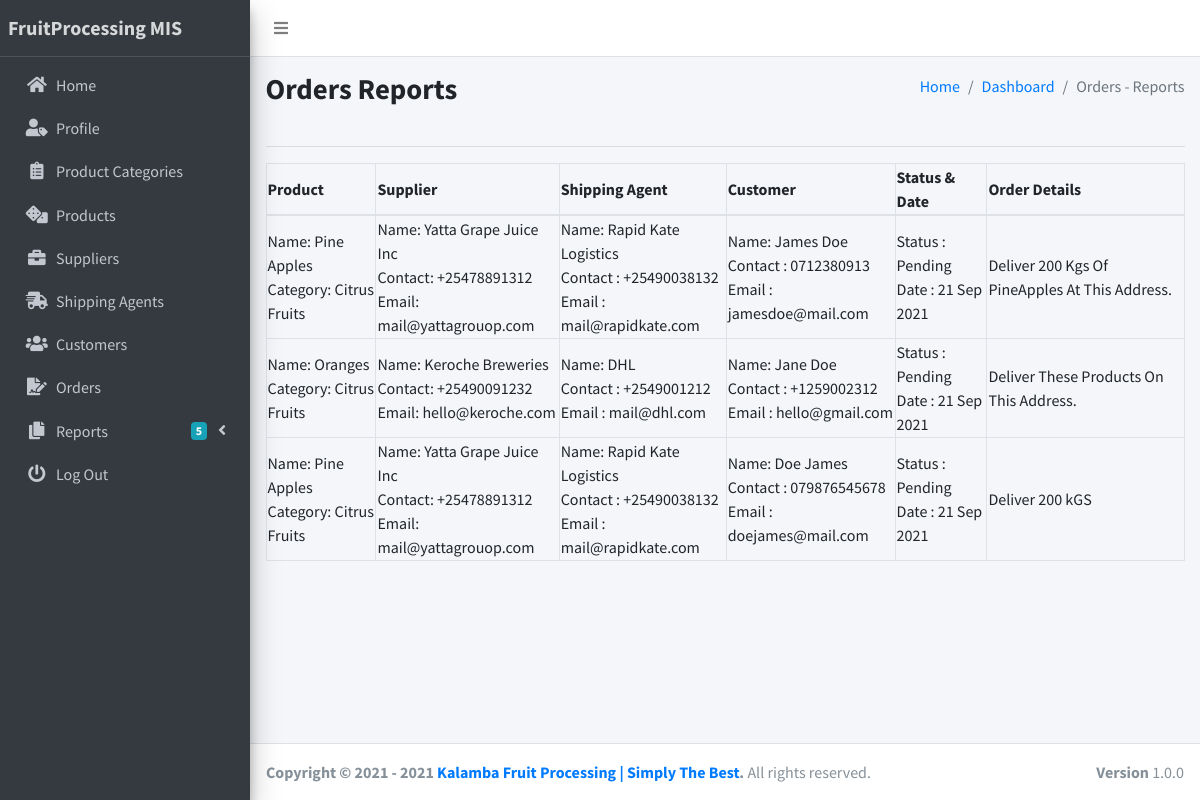
Page /views/reports_orders.php (signed in) on the committed database.
### tables this page shows
CREATE TABLE `settings` (
  `name` longtext NOT NULL,
  `tagline` longtext NOT NULL
);

CREATE TABLE `orders` (
  `o_id` int(200) NOT NULL,
  `o_p_id` int(200) DEFAULT NULL,
  `o_c_id` int(200) DEFAULT NULL,
  `o_s_id` int(200) DEFAULT NULL,
  `o_sa_id` int(200) DEFAULT NULL,
  `o_details` longtext DEFAULT NULL,
  `o_quantity` varchar(200) DEFAULT NULL,
  `o_date` varchar(200) DEFAULT NULL,
  `o_status` varchar(200) DEFAULT NULL
);

CREATE TABLE `products` (
  `p_id` int(200) NOT NULL,
  `p_pc_id` int(200) DEFAULT NULL,
  `p_name` varchar(200) DEFAULT NULL,
  `p_details` longtext DEFAULT NULL,
  `p_quantity` varchar(200) DEFAULT NULL
);

CREATE TABLE `product_categories` (
  `pc_id` int(200) NOT NULL,
  `pc_name` varchar(200) DEFAULT NULL,
  `pc_desc` longtext DEFAULT NULL
);

CREATE TABLE `supplier` (
  `sup_id` int(200) NOT NULL,
  `sup_name` varchar(200) NOT NULL,
  `sup_mobile` varchar(200) NOT NULL,
  `sup_email` varchar(200) NOT NULL,
  `sup_password` varchar(200) NOT NULL
);

CREATE TABLE `shipping_agent` (
  `sa_id` int(200) NOT NULL,
  `sa_name` varchar(200) DEFAULT NULL,
  `sa_mobile` varchar(200) DEFAULT NULL,
  `sa_email` varchar(200) DEFAULT NULL,
  `sa_adr` varchar(200) DEFAULT NULL
);

CREATE TABLE `customer` (
  `cus_id` int(200) NOT NULL,
  `cus_name` varchar(200) DEFAULT NULL,
  `cus_mobile` varchar(200) DEFAULT NULL,
  `cus_email` varchar(200) DEFAULT NULL,
  `cus_password` varchar(200) DEFAULT NULL,
  `cus_adr` varchar(200) DEFAULT NULL
);

### views/reports_orders.php (the view, shortened to what this page needs)
<?php
require_once('../config/config.php');
require_once('../partials/head.php');
?>
<body class="hold-transition sidebar-mini layout-fixed layout-navbar-fixed layout-footer-fixed">
    <div class="wrapper">
        <?php require_once('../partials/navbar.php'); ?>
        <?php require_once('../partials/sidebar.php'); ?>
        <div class="content-wrapper">
            <div class="content-header">
                <div class="container-fluid">
                    <div class="row mb-2">
                        <div class="col-sm-6">
                            <h1 class="m-0 text-bold">Orders Reports</h1>
                        </div>
                        <div class="col-sm-6">
                            <ol class="breadcrumb float-sm-right">
                                <li class="breadcrumb-item"><a href="dashboard">Home</a></li>
                                <li class="breadcrumb-item"><a href="">Dashboard</a></li>
                                <li class="breadcrumb-item active">Orders - Reports</li>
                            </ol>
                        </div>
                    </div>
                </div>
            </div>
            <section class="content">
                <div class="container-fluid">
                    <hr>
                    <div class="row">
                        <div class="col-12">
                            <table id="report" class="table-bordered table-hover">
                                <thead>
                                    <tr>
                                        <th>Product </th>
                                        <th>Supplier </th>
                                        <th>Shipping Agent</th>
                                        <th>Customer</th>
                                        <th>Status & Date</th>
                                        <th>Order Details</th>
                                    </tr>
                                </thead>
                                <tbody>
                                    <?php
                                    $ret = "SELECT * FROM orders o
                                    INNER JOIN products p ON p.p_id = o.o_p_id
                                    INNER JOIN product_categories pc ON pc.pc_id = p.p_pc_id
                                    INNER JOIN supplier s ON s.sup_id = o.o_s_id
                                    INNER JOIN shipping_agent sa ON sa.sa_id = o.o_sa_id
                                    INNER JOIN customer c ON c.cus_id = o.o_c_id
                                    ";
                                    $stmt = $mysqli->prepare($ret);
                                    $stmt->execute();
                                    $res = $stmt->get_result();
                                    while ($orders = $res->fetch_object()) {
                                    ?>
                                        <tr>
                                            <td>
                                                Name: <?php echo $orders->p_name; ?><br>
                                                Category: <?php echo $orders->pc_name; ?>
                                            </td>
                                            <td>
                                                Name: <?php echo $orders->sup_name; ?><br>
                                                Contact: <?php echo $orders->sup_mobile; ?><br>
                                                Email: <?php echo $orders->sup_email; ?>
                                            </td>
                                            <td>
                                                Name: <?php echo $orders->sa_name; ?><br>
                                                Contact : <?php echo $orders->sa_mobile; ?><br>
                                                Email : <?php echo $orders->sa_email; ?>
                                            </td>
                                            <td>
                                                Name: <?php echo $orders->cus_name; ?><br>
                                                Contact : <?php echo $orders->cus_mobile; ?><br>
                                                Email : <?php echo $orders->cus_email; ?>
                                            </td>
                                            <td>
                                                Status : <?php echo $orders->o_status; ?><br>
                                                Date : <?php echo $orders->o_date; ?>
                                            </td>
                                            <td>
                                                <?php echo $orders->o_details; ?>
                                            </td>
                                        </tr>
                                    <?php
                                    } ?>
                                </tbody>
                            </table>
                        </div>
                    </div>
                </div>
            </section>
        </div>
        <?php require_once('../partials/footer.php'); ?>
    </div>
</body>
</html>

### partials/sidebar.php (shortened to what this page needs)
<?php
$ret = "SELECT * FROM `settings` ";
$stmt = $mysqli->prepare($ret);
$stmt->execute();
$res = $stmt->get_result();
while ($sys = $res->fetch_object()) {
?>
    <aside class="main-sidebar sidebar-dark-primary elevation-4">
        <a href="home" class="brand-link">
            <span class="brand-text font-weight-bold">FruitProcessing MIS</span>
        </a>
        <div class="sidebar">
            <nav class="mt-2">
                <ul class="nav nav-pills nav-sidebar flex-column" data-widget="treeview" role="menu" data-accordion="false">
                    <li class="nav-item">
                        <a href="dashboard" class="nav-link">
                            <i class="nav-icon fas fa-home"></i>
                            <p>
                                Home
                            </p>
                        </a>
                    </li>
                    <li class="nav-item">
                        <a href="profile" class="nav-link">
                            <i class="nav-icon fas fa-user-tag"></i>
                            <p>
                                Profile
                            </p>
                        </a>
                    </li>
                    <li class="nav-item">
                        <a href="product_categories" class="nav-link">
                            <i class="nav-icon fas fa-clipboard-list"></i>
                            <p>
                                Product Categories
                            </p>
                        </a>
                    </li>
                    <li class="nav-item">
                        <a href="products" class="nav-link">
                            <i class="nav-icon fas fa-dice"></i>
                            <p>
                                Products
                            </p>
                        </a>
                    </li>
                    <li class="nav-item">
                        <a href="suppliers" class="nav-link">
                            <i class="nav-icon fas fa-briefcase"></i>
                            <p>
                                Suppliers
                            </p>
                        </a>
                    </li>
                    <li class="nav-item">
                        <a href="shipping_agents" class="nav-link">
                            <i class="nav-icon fas fa-shipping-fast"></i>
                            <p>
                                Shipping Agents
                            </p>
                        </a>
                    </li>
                    <li class="nav-item">
                        <a href="customers" class="nav-link">
                            <i class="nav-icon fas fa-users"></i>
                            <p>
                                Customers
                            </p>
                        </a>
                    </li>
                    <li class="nav-item">
                        <a href="orders" class="nav-link">
                            <i class="nav-icon fas fa-file-signature"></i>
                            <p>
                                Orders
                            </p>
                        </a>
                    </li>
                    <li class="nav-item has-treeview">
                        <a href="#" class="nav-link">
                            <i class="nav-icon fas fa-copy"></i>
                            <p>
                                Reports
                                <i class="fas fa-angle-left right"></i>
                                <span class="badge badge-info right">5</span>
                            </p>
                        </a>
                    </li>
                    <li class="nav-item">
                        <a href="logout" class="nav-link">
                            <i class="nav-icon fas fa-power-off"></i>
                            <p>
                                Log Out
                            </p>
                        </a>
                    </li>
                </ul>
            </nav>
        </div>
    </aside>
<?php
} ?>

### partials/footer.php
<?php
$ret = "SELECT * FROM `settings` ";
$stmt = $mysqli->prepare($ret);
$stmt->execute();
$res = $stmt->get_result();
while ($sys = $res->fetch_object()) {
?>
    <footer class="main-footer">
        <strong>Copyright &copy; 2021 - <?php echo date('Y');; ?> <a href=""> <?php echo $sys->name . " | " . $sys->tagline; ?></a>.</strong>
        All rights reserved.
        <div class="float-right d-none d-sm-inline-block">
            <b>Version</b> 1.0.0
        </div>
    </footer>
<?php
} ?>

### rows in the picture
settings: name "Kalamba Fruit Processing", tagline "Simply The Best"
orders: products.p_name "Pine Apples", product_categories.pc_name "Citrus Fruits", supplier.sup_name "Yatta Grape Juice Inc", supplier.sup_mobile "+25478891312", supplier.sup_email "mail@yattagrouop.com", shipping_agent.sa_name "Rapid Kate Logistics", shipping_agent.sa_mobile "+25490038132", shipping_agent.sa_email "mail@rapidkate.com", customer.cus_name "James Doe", customer.cus_mobile "0712380913", customer.cus_email "jamesdoe@mail.com", o_status "Pending", o_date "21 Sep 2021", o_details "Deliver 200 Kgs Of PineApples At This Address."
orders: products.p_name "Oranges", product_categories.pc_name "Citrus Fruits", supplier.sup_name "Keroche Breweries", supplier.sup_mobile "+25490091232", supplier.sup_email "hello@keroche.com", shipping_agent.sa_name "DHL", shipping_agent.sa_mobile "+2549001212", shipping_agent.sa_email "mail@dhl.com", customer.cus_name "Jane Doe", customer.cus_mobile "+1259002312", customer.cus_email "hello@gmail.com", o_status "Pending", o_date "21 Sep 2021", o_details "Deliver These Products On This Address."
orders: products.p_name "Pine Apples", product_categories.pc_name "Citrus Fruits", supplier.sup_name "Yatta Grape Juice Inc", supplier.sup_mobile "+25478891312", supplier.sup_email "mail@yattagrouop.com", shipping_agent.sa_name "Rapid Kate Logistics", shipping_agent.sa_mobile "+25490038132", shipping_agent.sa_email "mail@rapidkate.com", customer.cus_name "Doe James", customer.cus_mobile "079876545678", customer.cus_email "doejames@mail.com", o_status "Pending", o_date "21 Sep 2021", o_details "Deliver 200 kGS"
